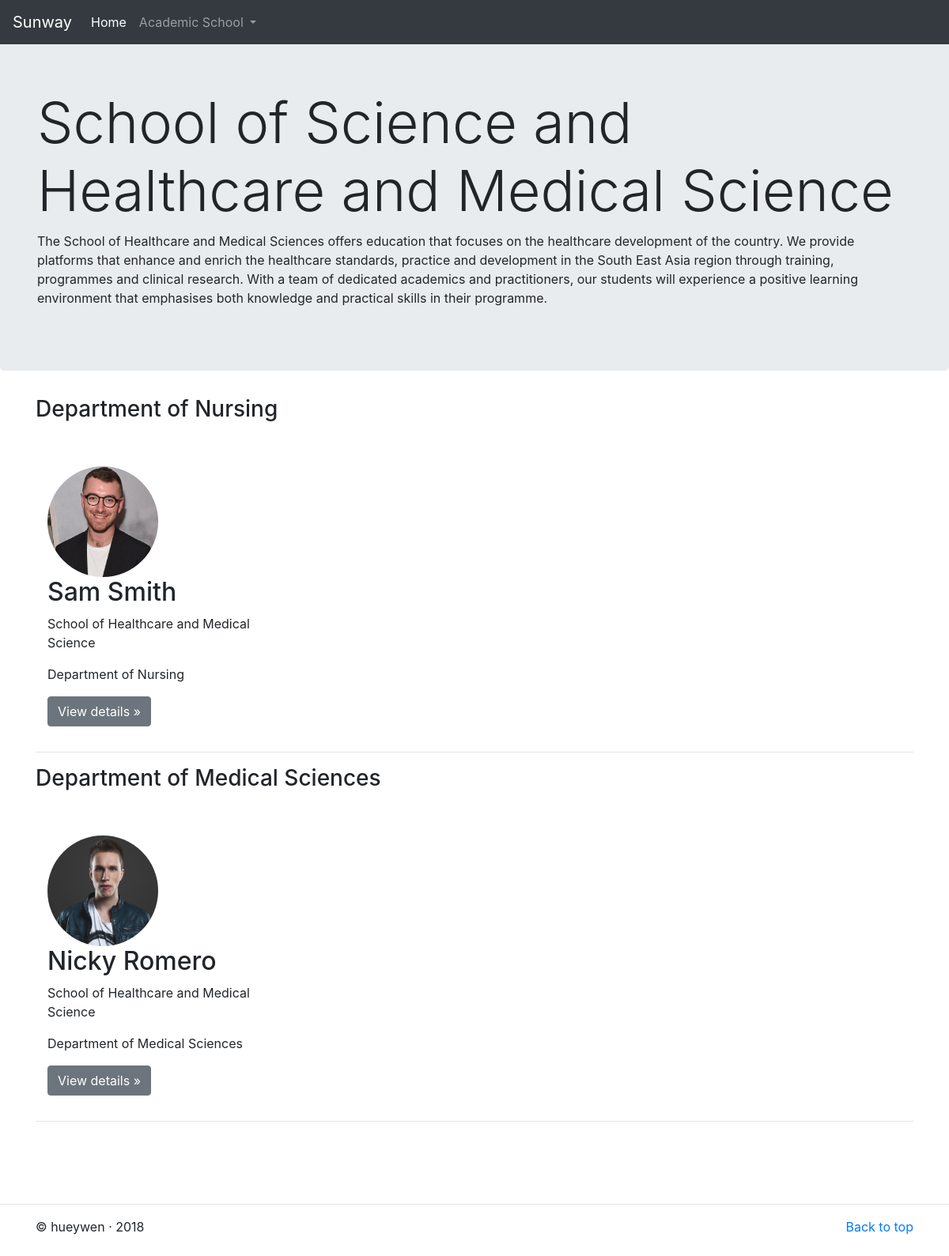
Screenshot of /fyp_HW/main/healthcare.php with the database file from the repository.
### tables this page shows
CREATE TABLE `tbl_staffs` (
  `id` int(10) NOT NULL,
  `StaffId` varchar(6) NOT NULL,
  `firstName` varchar(255) NOT NULL,
  `lastName` varchar(255) NOT NULL,
  `nationality` varchar(255) NOT NULL,
  `dob` date NOT NULL,
  `email` varchar(255) NOT NULL,
  `startDate` date NOT NULL,
  `position` varchar(255) NOT NULL,
  `faculty` varchar(255) NOT NULL,
  `department` varchar(255) NOT NULL,
  `summary` varchar(50000) NOT NULL,
  `password` varchar(255) NOT NULL,
  `status` varchar(255) NOT NULL,
  `profile_picture` text,
  `created_on` timestamp NOT NULL DEFAULT CURRENT_TIMESTAMP,
  `updated_on` timestamp NOT NULL DEFAULT CURRENT_TIMESTAMP,
  `user_type` varchar(255) NOT NULL,
  `api_key` varchar(255) NOT NULL
);

### fyp_HW/main/healthcare.php (the view, shortened to what this page needs)
<?php
include('../inc/config.php');
$title = "School of Science and Healthcare and Medical Science";
$description = "The School of Healthcare and Medical Sciences offers education that focuses on the healthcare development of the country.
                    We provide platforms that enhance and enrich the healthcare standards, practice and development in the South East Asia
                    region through training, programmes and clinical research. With a team of dedicated academics and practitioners, our
                    students will experience a positive learning environment that emphasises both knowledge and practical skills in their programme.";
$department_list = array();
array_push($department_list,"Department of Nursing");
array_push($department_list,"Department of Medical Sciences");
?>
<!DOCTYPE html>
<html lang="en">
<head>
    <link rel="stylesheet" href="https://stackpath.bootstrapcdn.com/bootstrap/4.1.3/css/bootstrap.min.css">
    <link rel="stylesheet" href="https://stackpath.bootstrapcdn.com/bootstrap/4.1.3/js/bootstrap.min.js">
    <link rel="stylesheet" href="https://stackpath.bootstrapcdn.com/bootstrap/4.1.3/js/bootstrap.bundle.min.js">
    <link href="../assets/assets/css/carousel.css" rel="stylesheet">
</head>
<body>
<header>
    <nav class="navbar navbar-expand-md navbar-dark fixed-top bg-dark">
        <a class="navbar-brand" href="#">Sunway</a>
        <div class="collapse navbar-collapse" id="navbarCollapse">
            <ul class="navbar-nav mr-auto">
                <li class="nav-item active">
                    <a class="nav-link" href="home.php">Home</a>
                </li>
                <li class="nav-item dropdown">
                    <a class="nav-link dropdown-toggle" href="#" id="navbarDropdown" role="button" data-toggle="dropdown" aria-haspopup="true" aria-expanded="false">
                        Academic School
                    </a>
                </li>
            </ul>
        </div>
    </nav>
</header>
<main role="main">
    <div class="jumbotron">
        <div class="container">
            <h1 class="display-3"><?php echo $title?></h1>
            <p><?php echo $description;?></p>
        </div>
    </div>
    <?php
    $printed = false;
    foreach ($department_list as $data){
        $sql= "SELECT * FROM `tbl_staffs` WHERE `department` = :department";
        try {
            $query = $dbh->prepare($sql);
            $query->bindParam(':department',$data,PDO::PARAM_STR);
            $query->execute();
            $result = $query->fetchAll(PDO::FETCH_ASSOC);
            if (count($result)==0){
            }
            else{
                if($printed == false){
                    echo "
                            <div class='container'>
                            <h3>$data</h3>
                            <br><br>
                            <div class='row'>";
                }
            }
            foreach($result as $output) {
                $firstname = $output["firstName"];
                $lastname = $output["lastName"];
                $faculty = $output["faculty"];
                $department = $output["department"];
                $id = $output["StaffId"];
                $profile_picture = $output["profile_picture"];
                $image = "https://cdn1.iconfinder.com/data/icons/unique-round-blue/93/user-512.png";
                if(strcasecmp($profile_picture,"")==0 || strcasecmp($profile_picture,"none")==0){
                    $image = "https://cdn1.iconfinder.com/data/icons/unique-round-blue/93/user-512.png";
                }
                else{
                    $image = "../".$profile_picture;
                }
                echo "
                        <div class='col-lg-4'>
                            <div class='col-lg-12'>
                                 <img class='rounded-circle' src='$image' alt='Generic placeholder image' width='140' height='140'>
                                    <h2>$firstname $lastname</h2>
                                        <p>$faculty</p>
                                        <p>$department</p>
                                        <p>
                                        <a class='btn btn-secondary' href='user.php?id=$id' role='button'>View details &raquo;</a>
                                        </p>
                            </div>
                        </div>
                        ";
            }
        }
        catch(PDOException $e)
        {
            echo $e;
        }
        echo"
                </div>
                <hr>
                </div>
                ";
    }
    ?>
    <br><br><br>
    <hr>
    <footer class="container">
        <p class="float-right"><a href="#">Back to top</a></p>
        <p>&copy; hueywen &middot; 2018</p>
    </footer>
</main>
<link rel="stylesheet" href="https://stackpath.bootstrapcdn.com/bootstrap/4.1.3/css/bootstrap.min.css">
</body>
</html>

### fyp_HW/assets/assets/css/carousel.css (style rules this page uses)
body { padding-top: 3rem; padding-bottom: 3rem; color: #5a5a5a; }

### rows the page displays
tbl_staffs: profile_picture (picture), firstName "Sam", lastName "Smith", faculty "School of Healthcare and Medical Science", department "Department of Nursing"
tbl_staffs: profile_picture (picture), firstName "Nicky", lastName "Romero", faculty "School of Healthcare and Medical Science", department "Department of Medical Sciences"

### other values shown
$title "School of Science and Healthcare and Medical Science"
$data "Department of Nursing"
$data "Department of Medical Sciences"
